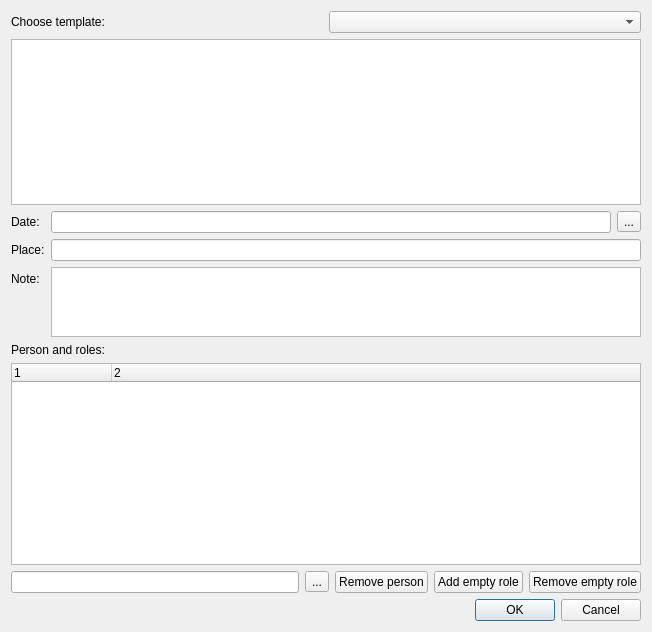
<?xml version="1.0" encoding="UTF-8"?>
<ui version="4.0">
 <class>EventDialog</class>
 <widget class="QDialog" name="EventDialog">
  <property name="geometry">
   <rect>
    <x>0</x>
    <y>0</y>
    <width>652</width>
    <height>632</height>
   </rect>
  </property>
  <property name="windowTitle">
   <string>Event editor</string>
  </property>
  <property name="windowIcon">
   <iconset resource="resources.qrc">
    <normaloff>:/resources/appIcon.svg</normaloff>:/resources/appIcon.svg</iconset>
  </property>
  <layout class="QVBoxLayout" name="verticalLayout_4" stretch="0,2,1,3,1">
   <item>
    <layout class="QHBoxLayout" name="horizontalLayout">
     <item>
      <widget class="QLabel" name="templateLabel">
       <property name="text">
        <string>Choose template:</string>
       </property>
      </widget>
     </item>
     <item>
      <widget class="QComboBox" name="templatesComboBox"/>
     </item>
    </layout>
   </item>
   <item>
    <widget class="QTextEdit" name="descriptionText">
     <property name="sizeAdjustPolicy">
      <enum>QAbstractScrollArea::AdjustToContents</enum>
     </property>
     <property name="readOnly">
      <bool>true</bool>
     </property>
    </widget>
   </item>
   <item>
    <layout class="QFormLayout" name="formLayout">
     <item row="0" column="0">
      <widget class="QLabel" name="label_2">
       <property name="text">
        <string>Date:</string>
       </property>
      </widget>
     </item>
     <item row="0" column="1">
      <layout class="QHBoxLayout" name="horizontalLayout_6">
       <item>
        <widget class="QLineEdit" name="customDateText">
         <property name="enabled">
          <bool>true</bool>
         </property>
         <property name="readOnly">
          <bool>true</bool>
         </property>
        </widget>
       </item>
       <item>
        <widget class="QToolButton" name="customDate">
         <property name="text">
          <string>...</string>
         </property>
        </widget>
       </item>
      </layout>
     </item>
     <item row="1" column="0">
      <widget class="QLabel" name="placeLabel">
       <property name="text">
        <string>Place:</string>
       </property>
      </widget>
     </item>
     <item row="1" column="1">
      <widget class="QLineEdit" name="placeText"/>
     </item>
     <item row="2" column="0">
      <widget class="QLabel" name="textLabel">
       <property name="text">
        <string>Note:</string>
       </property>
      </widget>
     </item>
     <item row="2" column="1">
      <widget class="QTextEdit" name="textEdit"/>
     </item>
    </layout>
   </item>
   <item>
    <layout class="QVBoxLayout" name="verticalLayout" stretch="0,2,0">
     <item>
      <widget class="QLabel" name="label">
       <property name="text">
        <string>Person and roles:</string>
       </property>
      </widget>
     </item>
     <item>
      <widget class="QTreeWidget" name="roleList">
       <property name="sizeAdjustPolicy">
        <enum>QAbstractScrollArea::AdjustToContents</enum>
       </property>
       <property name="alternatingRowColors">
        <bool>true</bool>
       </property>
       <property name="columnCount">
        <number>2</number>
       </property>
       <attribute name="headerVisible">
        <bool>true</bool>
       </attribute>
       <attribute name="headerShowSortIndicator" stdset="0">
        <bool>false</bool>
       </attribute>
       <column>
        <property name="text">
         <string notr="true">1</string>
        </property>
       </column>
       <column>
        <property name="text">
         <string notr="true">2</string>
        </property>
       </column>
      </widget>
     </item>
     <item>
      <layout class="QHBoxLayout" name="horizontalLayout_2">
       <item>
        <layout class="QHBoxLayout" name="horizontalLayout_5">
         <item>
          <widget class="QLineEdit" name="personText">
           <property name="readOnly">
            <bool>true</bool>
           </property>
          </widget>
         </item>
         <item>
          <widget class="QToolButton" name="choosePersonButton">
           <property name="text">
            <string>...</string>
           </property>
          </widget>
         </item>
        </layout>
       </item>
       <item>
        <widget class="QPushButton" name="removePersonButton">
         <property name="text">
          <string>Remove person</string>
         </property>
         <property name="icon">
          <iconset resource="resources.qrc">
           <normaloff>:/resources/minus.svg</normaloff>:/resources/minus.svg</iconset>
         </property>
        </widget>
       </item>
       <item>
        <widget class="QPushButton" name="addRoleButton">
         <property name="text">
          <string>Add empty role</string>
         </property>
         <property name="icon">
          <iconset resource="resources.qrc">
           <normaloff>:/resources/plus.svg</normaloff>:/resources/plus.svg</iconset>
         </property>
        </widget>
       </item>
       <item>
        <widget class="QPushButton" name="removeRoleButton">
         <property name="text">
          <string>Remove empty role</string>
         </property>
         <property name="icon">
          <iconset resource="resources.qrc">
           <normaloff>:/resources/trash.svg</normaloff>:/resources/trash.svg</iconset>
         </property>
        </widget>
       </item>
      </layout>
     </item>
    </layout>
   </item>
   <item>
    <widget class="QDialogButtonBox" name="buttonBox">
     <property name="orientation">
      <enum>Qt::Horizontal</enum>
     </property>
     <property name="standardButtons">
      <set>QDialogButtonBox::Cancel|QDialogButtonBox::Ok</set>
     </property>
    </widget>
   </item>
  </layout>
 </widget>
 <tabstops>
  <tabstop>templatesComboBox</tabstop>
  <tabstop>descriptionText</tabstop>
  <tabstop>placeText</tabstop>
  <tabstop>textEdit</tabstop>
  <tabstop>personText</tabstop>
  <tabstop>choosePersonButton</tabstop>
  <tabstop>removeRoleButton</tabstop>
 </tabstops>
 <resources>
  <include location="resources.qrc"/>
 </resources>
 <connections>
  <connection>
   <sender>buttonBox</sender>
   <signal>rejected()</signal>
   <receiver>EventDialog</receiver>
   <slot>reject()</slot>
   <hints>
    <hint type="sourcelabel">
     <x>316</x>
     <y>260</y>
    </hint>
    <hint type="destinationlabel">
     <x>286</x>
     <y>274</y>
    </hint>
   </hints>
  </connection>
 </connections>
</ui>
